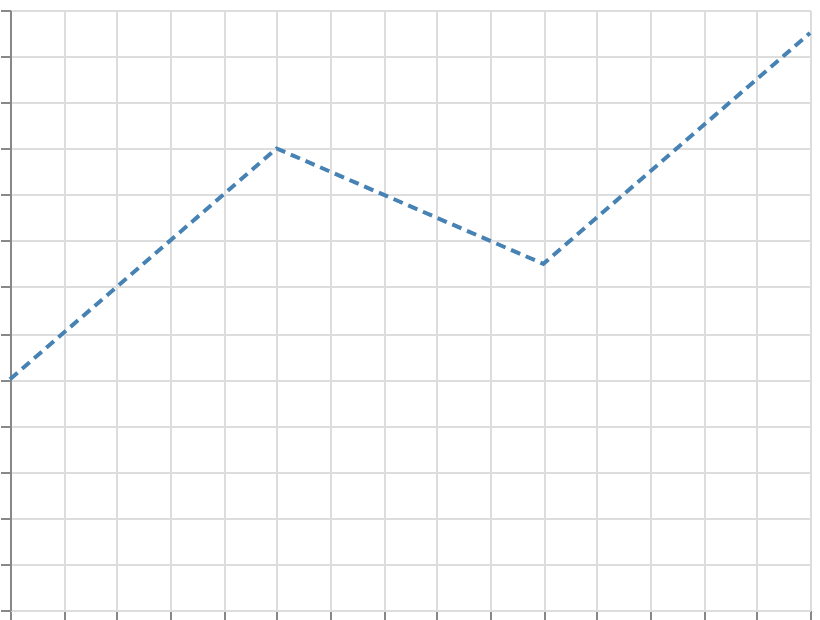

Source (Vega-Lite JSON):
### Vega specification from a JSON file in a GitHub repository (floating-point values rounded to 4 significant figures)
{"$schema": "https://vega.github.io/schema/vega/v6.json", "width": 400, "height": 300, "padding": 5, "autosize": "none", "data": [{"name": "table", "values": [{"x": 0, "y": 10, "dash": [5, 3]}, {"x": 1, "y": 20, "dash": [5, 3]}, {"x": 2, "y": 15, "dash": [5, 3]}, {"x": 3, "y": 25, "dash": [5, 3]}]}], "scales": [{"name": "x", "type": "linear", "domain": {"data": "table", "field": "x"}, "range": "width", "nice": true}, {"name": "y", "type": "linear", "domain": {"data": "table", "field": "y"}, "range": [{"signal": "height"}, 0], "nice": true}], "marks": [{"type": "line", "from": {"data": "table"}, "encode": {"update": {"x": {"scale": "x", "field": "x"}, "y": {"scale": "y", "field": "y"}, "stroke": {"value": "steelblue"}, "strokeWidth": {"value": 2}, "strokeDash": {"field": "dash"}}}}], "axes": [{"scale": "x", "orient": "bottom", "grid": true, "labels": false}, {"scale": "y", "orient": "left", "grid": true, "labels": false}]}
